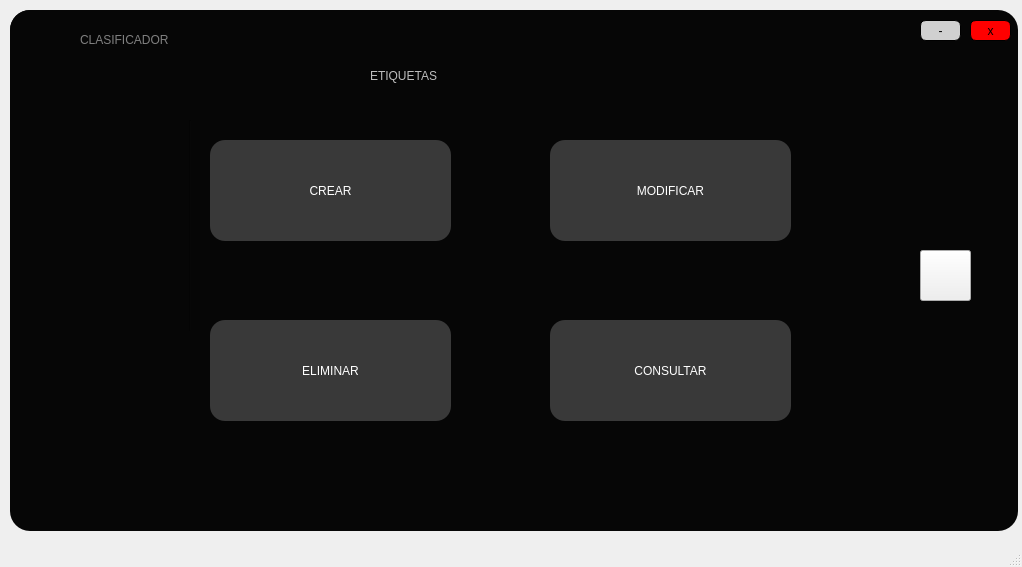
<?xml version="1.0" encoding="UTF-8"?>
<ui version="4.0">
 <class>MainWindow</class>
 <widget class="QMainWindow" name="MainWindow">
  <property name="geometry">
   <rect>
    <x>0</x>
    <y>0</y>
    <width>1022</width>
    <height>567</height>
   </rect>
  </property>
  <property name="windowTitle">
   <string>MainWindow</string>
  </property>
  <widget class="QWidget" name="centralwidget">
   <widget class="QWidget" name="widget_3" native="true">
    <property name="geometry">
     <rect>
      <x>10</x>
      <y>10</y>
      <width>1008</width>
      <height>521</height>
     </rect>
    </property>
    <property name="cursor">
     <cursorShape>ArrowCursor</cursorShape>
    </property>
    <property name="styleSheet">
     <string notr="true">QWidget#widget_3{

background-color: rgb(6, 6, 6);
border-radius:20px;
}</string>
    </property>
    <widget class="QFrame" name="frame_3">
     <property name="geometry">
      <rect>
       <x>0</x>
       <y>0</y>
       <width>1001</width>
       <height>51</height>
      </rect>
     </property>
     <property name="styleSheet">
      <string notr="true">QFrame#frame_3{
	background-color: rgb(6, 6, 6);
border-top-left-radius:20px;
border-top-right-radius:20px;

}</string>
     </property>
     <property name="frameShape">
      <enum>QFrame::StyledPanel</enum>
     </property>
     <property name="frameShadow">
      <enum>QFrame::Raised</enum>
     </property>
     <widget class="QPushButton" name="min_3">
      <property name="geometry">
       <rect>
        <x>910</x>
        <y>10</y>
        <width>41</width>
        <height>21</height>
       </rect>
      </property>
      <property name="cursor">
       <cursorShape>PointingHandCursor</cursorShape>
      </property>
      <property name="styleSheet">
       <string notr="true">QPushButton#min_3{
	background-color: rgb(208, 208, 208);
font: 16pt &quot;MS Shell Dlg 2&quot;;
border-radius:6px;
border: 1px solid black;


}</string>
      </property>
      <property name="text">
       <string>-</string>
      </property>
     </widget>
     <widget class="QPushButton" name="cerrar_3">
      <property name="geometry">
       <rect>
        <x>960</x>
        <y>10</y>
        <width>41</width>
        <height>21</height>
       </rect>
      </property>
      <property name="cursor">
       <cursorShape>PointingHandCursor</cursorShape>
      </property>
      <property name="styleSheet">
       <string notr="true">QPushButton#cerrar_3{

background-color: rgb(255, 0, 0);
border-radius:6px;
border: 1px solid black;
font: 11pt &quot;MS Shell Dlg 2&quot;;

}</string>
      </property>
      <property name="text">
       <string>x</string>
      </property>
     </widget>
     <widget class="QLabel" name="label_4">
      <property name="geometry">
       <rect>
        <x>20</x>
        <y>10</y>
        <width>41</width>
        <height>41</height>
       </rect>
      </property>
      <property name="styleSheet">
       <string notr="true">border-image: url(:/Iconos/Icono youtube.png);</string>
      </property>
      <property name="text">
       <string/>
      </property>
     </widget>
     <widget class="QLabel" name="label_2">
      <property name="geometry">
       <rect>
        <x>70</x>
        <y>20</y>
        <width>181</width>
        <height>20</height>
       </rect>
      </property>
      <property name="styleSheet">
       <string notr="true">font: 14pt &quot;Lucida Console&quot;;
color:gray
;
font: 70 15pt &quot;Rockwell Extra Bold&quot;;</string>
      </property>
      <property name="text">
       <string>CLASIFICADOR</string>
      </property>
     </widget>
    </widget>
    <widget class="QPushButton" name="BCrear">
     <property name="geometry">
      <rect>
       <x>200</x>
       <y>130</y>
       <width>241</width>
       <height>101</height>
      </rect>
     </property>
     <property name="cursor">
      <cursorShape>PointingHandCursor</cursorShape>
     </property>
     <property name="styleSheet">
      <string notr="true">QPushButton#BCrear{

background-color: rgb(57, 57, 57);

border-radius:15px;

font: 70 20pt &quot;Rockwell Extra Bold&quot;;
color:white;
}</string>
     </property>
     <property name="text">
      <string>CREAR</string>
     </property>
    </widget>
    <widget class="Line" name="line">
     <property name="geometry">
      <rect>
       <x>170</x>
       <y>110</y>
       <width>20</width>
       <height>211</height>
      </rect>
     </property>
     <property name="styleSheet">
      <string notr="true">background-color: rgb(6, 6, 6);</string>
     </property>
     <property name="orientation">
      <enum>Qt::Vertical</enum>
     </property>
    </widget>
    <widget class="QPushButton" name="BModificar">
     <property name="geometry">
      <rect>
       <x>540</x>
       <y>130</y>
       <width>241</width>
       <height>101</height>
      </rect>
     </property>
     <property name="cursor">
      <cursorShape>PointingHandCursor</cursorShape>
     </property>
     <property name="styleSheet">
      <string notr="true">QPushButton#BModificar{
background-color: rgb(52, 107, 98);
background-color: rgb(57, 57, 57);
border-radius:15px;
font: 70 20pt &quot;Rockwell Extra Bold&quot;;
color:white;
}</string>
     </property>
     <property name="text">
      <string>MODIFICAR</string>
     </property>
    </widget>
    <widget class="QPushButton" name="BEliminar">
     <property name="geometry">
      <rect>
       <x>200</x>
       <y>310</y>
       <width>241</width>
       <height>101</height>
      </rect>
     </property>
     <property name="cursor">
      <cursorShape>PointingHandCursor</cursorShape>
     </property>
     <property name="styleSheet">
      <string notr="true">QPushButton#BEliminar{
background-color: rgb(52, 107, 98);
background-color: rgb(57, 57, 57);
font: 87 10pt &quot;Arial Black&quot;;
border-radius:15px;
font: 70 20pt &quot;Rockwell Extra Bold&quot;;
color:white;
}</string>
     </property>
     <property name="text">
      <string>ELIMINAR</string>
     </property>
    </widget>
    <widget class="QPushButton" name="BVer">
     <property name="geometry">
      <rect>
       <x>540</x>
       <y>310</y>
       <width>241</width>
       <height>101</height>
      </rect>
     </property>
     <property name="cursor">
      <cursorShape>PointingHandCursor</cursorShape>
     </property>
     <property name="styleSheet">
      <string notr="true">QPushButton#BVer{
background-color: rgb(52, 107, 98);
background-color: rgb(57, 57, 57);
font: 87 10pt &quot;Arial Black&quot;;
border-radius:15px;
font: 70 20pt &quot;Rockwell Extra Bold&quot;;
color:white;
}</string>
     </property>
     <property name="text">
      <string>CONSULTAR</string>
     </property>
    </widget>
    <widget class="QLabel" name="label_3">
     <property name="geometry">
      <rect>
       <x>360</x>
       <y>30</y>
       <width>271</width>
       <height>71</height>
      </rect>
     </property>
     <property name="styleSheet">
      <string notr="true">font: 18pt &quot;Lucida Console&quot;;

color: rgb(189, 189, 189);
;
font: 70 30pt &quot;Rockwell Extra Bold&quot;;</string>
     </property>
     <property name="text">
      <string>ETIQUETAS</string>
     </property>
    </widget>
    <widget class="QPushButton" name="BSiguiente">
     <property name="geometry">
      <rect>
       <x>910</x>
       <y>240</y>
       <width>51</width>
       <height>51</height>
      </rect>
     </property>
     <property name="cursor">
      <cursorShape>PointingHandCursor</cursorShape>
     </property>
     <property name="styleSheet">
      <string notr="true">border-image: url(:/Iconos/derecha.png);
border-image: url(:/Iconos/proximo (1).png);</string>
     </property>
     <property name="text">
      <string/>
     </property>
    </widget>
   </widget>
  </widget>
  <widget class="QStatusBar" name="statusbar"/>
 </widget>
 <resources>
  <include location="../Multimedia/imagen.qrc"/>
 </resources>
 <connections/>
</ui>
